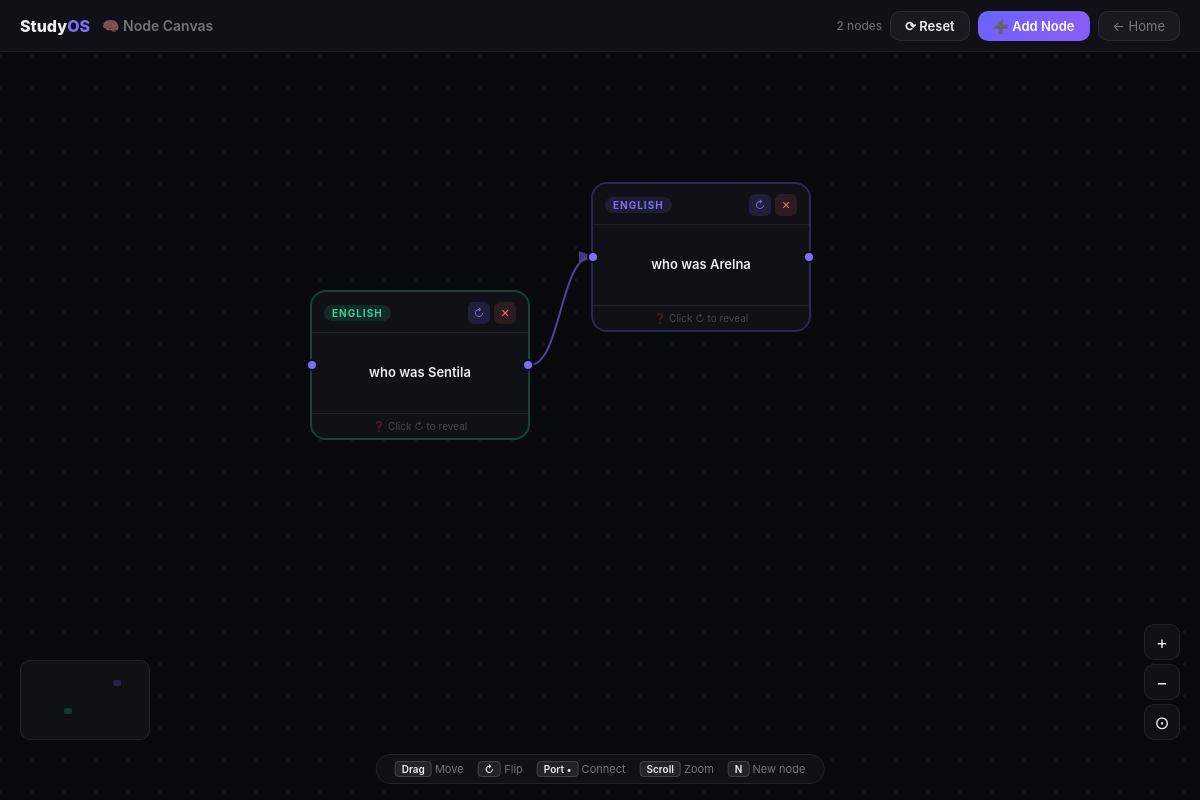
Page /nodes (signed in) on the committed database.
### tables this page shows
CREATE TABLE nodes(
        id INTEGER PRIMARY KEY AUTOINCREMENT,
        user_id INTEGER,
        subject TEXT,
        question TEXT,
        answer TEXT,
        x REAL DEFAULT 100,
        y REAL DEFAULT 100,
        color TEXT DEFAULT '#7c6ff7'
    );

### app.py (the view, shortened to what this page needs)
@app.route("/nodes", methods=["GET", "POST"])
@login_required
def nodes():
    conn = get_db()
    cur = conn.cursor()
    uid = current_user.id
    all_nodes = cur.execute(
        "SELECT * FROM nodes WHERE user_id=?", (uid,)
    ).fetchall()
    all_conns = cur.execute(
        "SELECT * FROM node_connections WHERE user_id=?", (uid,)
    ).fetchall()
    conn.close()
    return render_template("nodes.html",
        nodes=[dict(n) for n in all_nodes],
        connections=[dict(c) for c in all_conns]
    )

### app.py (called while the page is built)
def get_db():
    conn = sqlite3.connect("database.db")
    conn.row_factory = sqlite3.Row
    return conn

@login_manager.user_loader
def load_user(user_id):
    conn = get_db()
    u = conn.execute("SELECT * FROM users WHERE id=?", (user_id,)).fetchone()
    conn.close()
    if u:
        return User(u['id'], u['username'], u['email'], u['bio'],
                    u['exam'], u['class_year'], u['avatar'])
    return None

@app.before_request
def log_visitor():
    ip = request.remote_addr
    path = request.path
    user_agent = request.headers.get('User-Agent')
    with open("visitors.txt", "a", encoding="utf-8") as f:
        f.write(
            f"Time: {datetime.now()} | "
            f"IP: {ip} | "
            f"Page: {path} | "
            f"Browser: {user_agent}\n"
        )

### templates/nodes.html (shortened to what this page needs)
<!DOCTYPE html>
<html lang="en">
<head>
</head>
<body>
<div class="topbar">
  <div class="topbar-left">
    <div class="logo-mark">Study<span>OS</span></div>
    <div class="page-title">🧠 Node Canvas</div>
  </div>
  <div class="topbar-right">
    <span style="font-size:12px;color:var(--muted);" id="nodeCount">{{ nodes|length }} nodes</span>
    <button class="tb-btn desktop-only" onclick="resetView()">⟳ Reset</button>
    <button class="tb-btn primary" onclick="openAdd()">➕ Add Node</button>
    <a class="back-link" href="/">← Home</a>
  </div>
</div>
<div class="desktop-view" id="desktopView">
  <div class="canvas-wrap" id="canvasWrap">
    <div id="canvas">
      <svg id="svgLayer" width="9999" height="9999">
        <defs>
          <marker id="arrow" markerWidth="8" markerHeight="8" refX="6" refY="3" orient="auto">
            <path d="M0,0 L0,6 L8,3 z" fill="rgba(124,111,247,0.8)"/>
          </marker>
        </defs>
      </svg>
      {% for n in nodes %}
      <div class="node" id="node-{{ n.id }}"
        style="left:{{ n.x }}px; top:{{ n.y }}px; border-color:{{ n.color }}40;"
        data-id="{{ n.id }}" data-x="{{ n.x }}" data-y="{{ n.y }}">
        <div class="node-inner" style="perspective:800px;">
          <div class="node-front">
            <div class="node-header">
              <span class="node-subject" style="background:{{ n.color }}22; color:{{ n.color }};">{{ n.subject }}</span>
              <div class="node-actions">
                <button class="node-btn flip" onclick="flipNode({{ n.id }}, event)">↻</button>
                <button class="node-btn del" onclick="deleteNode({{ n.id }}, event)">✕</button>
              </div>
            </div>
            <div class="node-body"><div class="node-question">{{ n.question }}</div></div>
            <div class="node-footer">❓ Click ↻ to reveal</div>
          </div>
          <div class="node-back">
            <div class="node-header" style="background:rgba(34,197,94,0.08);">
              <span class="node-subject" style="background:rgba(34,197,94,0.15);color:#22c55e;">✅ Answer</span>
              <div class="node-actions">
                <button class="node-btn flip" onclick="flipNode({{ n.id }}, event)">↺</button>
              </div>
            </div>
            <div class="node-body" style="background:rgba(34,197,94,0.04);">
              <div class="node-answer">{{ n.answer }}</div>
            </div>
            <div class="node-footer">💡 Got it? Flip back!</div>
          </div>
        </div>
        <div class="port right" data-node="{{ n.id }}" onmousedown="startConnect({{ n.id }}, event)"></div>
        <div class="port left" data-node="{{ n.id }}" onmousedown="startConnect({{ n.id }}, event)"></div>
      </div>
      {% endfor %}
    </div>
  </div>
  <div class="zoom-controls">
    <button class="zoom-btn" onclick="zoom(0.1)">+</button>
    <button class="zoom-btn" onclick="zoom(-0.1)">−</button>
    <button class="zoom-btn" onclick="resetView()">⊙</button>
  </div>
  <div class="minimap" id="minimap"></div>
  <div class="hint-bar">
    <span><span class="hint-key">Drag</span> Move</span>
    <span><span class="hint-key">↻</span> Flip</span>
    <span><span class="hint-key">Port •</span> Connect</span>
    <span><span class="hint-key">Scroll</span> Zoom</span>
    <span><span class="hint-key">N</span> New node</span>
  </div>
</div>
</body>
</html>

### rows in the picture
nodes: subject "ENGLISH", question "who was Sentila", answer "she was a girl who wanted to be a pot maker"
nodes: subject "ENGLISH", question "who was Arelna", answer "she was her mother -she wanted sentila to be a weaver"

### other values in the picture
{{ nodes|length }} "2"
